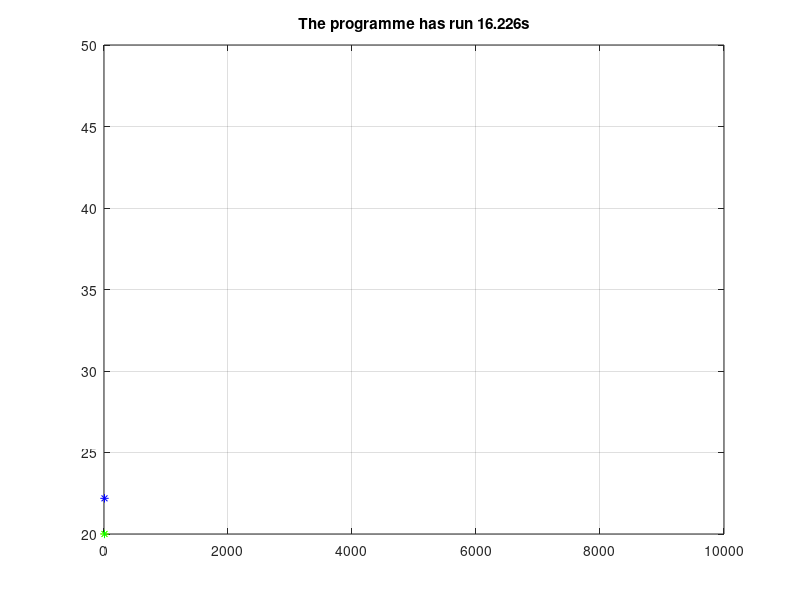

Here is the MATLAB script that generated this plot: (Note: this script raises an error after producing the figure.)
clear all; close all;

L = [0,500,0,1000,0,1000];       % um
T = 10000;                      % us
Mx = 25;
My = 50;
Mz = 50;
N = 25000;
P = 0.332;                   % K/us avec R=20ohm, I=20mA
D1 = 84.18;                  % Coefficient de diffusion um*um/us     Aluminium
D2 = 43;                     % Junction PN GaN
D3 = 161.8;%0.163;                  % Glu
ox = (L(2)-L(1))/Mx;         %longueur de chaque terme = 20um
x = L(1)+0:Mx*ox;
oy = (L(4)-L(3))/My;
y = L(3)+0:My*oy;
oz = (L(6)-L(5))/Mz;
z = L(5)+0:Mz*oz;
ot = T/N;                   % pas de temps us
t = 0:N*ot;
Ncount = 0;
fram = 0;
%flag=cell(My,Mz,Mx);
f=zeros(My,Mz,Mx);

tc=cputime;
G=zeros(floor(N/20),3);


% Initailisation
u=20*ones(My,Mz,Mx);
u_old=zeros(My,Mz,Mx);


rx1 = D1*ot/(ox*ox);
ry1 = D1*ot/(oy*oy);
rz1 = D1*ot/(oz*oz);

rx2 = D2*ot/(ox*ox);
ry2 = D2*ot/(oy*oy);
rz2 = D2*ot/(oz*oz);

rx3 = D3*ot/(ox*ox);
ry3 = D3*ot/(oy*oy);
rz3 = D3*ot/(oz*oz);


for i=1:My
    h=1:Mz;
    f(i,h,1)=1;%flag{i,h,1}={'D'};%,20};                       % 1------Dirichlet
end


for i=20:30
    j=16:Mx-1;
    f(i,19,j)=2.1;%flag{i,19,j}={'NJpn1'};%,u(i,20,j)};           % 2-------Neumman pour la Jonction PN
    f(i,31,j)=2.2;%flag{i,31,j}={'NJpn2'};%,u(i,30,j)};
end
   
for h=20:30
    j=16:Mx-1;
    f(19,h,j)=2.3;%flag{19,h,j}={'NJpn3'};%,u(20,h,j)};
    f(31,h,j)=2.4;%flag{31,h,j}={'NJpn4'};%,u(30,h,j)};
end
   
for i=18:32
    j=6:15;
    f(i,17,j)=3.1;%flag{i,17,j}={'NG1'};%,u(i,18,j)};              % 3--------Neumman pour la colle
    f(i,33,j)=3.2;%flag{i,33,j}={'NG2'};%,u(i,32,j)};
end
   
for h=18:32
    j=6:15;
    f(17,h,j)=3.3;%flag{17,h,j}={'NG3'};%,u(18,h,j)};
    f(33,h,j)=3.4;%flag{33,h,j}={'NG4'};%,u(32,h,j)};
end

for i=1:My
    h=1:Mz;
    f(i,h,15)=4;%flag{i,h,15}={'NGJ'};%,u(i,h,14)};             % 4---------Neumman pour JPN-colle
    f(i,h,5)=5;%flag{i,h,5}={'NLfG'};%,u(i,h,4)};               % 5---------Neumman pour colle-Lf
    f(i,h,Mx)=6.1;%flag{i,h,Mx}={'NLf1'};%,u(i,h,Mx-1)};            % 6---------Neumman pour le Lf
end

for h=1:Mz
    j=2:Mx;
    f(1,h,j)=6.2;%flag{1,h,j}={'NLf2'};%,u(2,h,j)};
    f(My,h,j)=6.3;%flag{My,h,j}={'NLf3'};%,u(My-1,h,j)};
end

for i=1:My
    j=2:Mx;
    f(i,1,j)=6.4;%flag{i,1,j}={'NLf4'};%,u(i,2,j)};
    f(i,Mz,j)=6.5;%flag{i,Mz,j}={'NLf5'};%,u(i,Mz-1,j)};
end

for i=2:My-1
    h=2:Mz-1;
    j=2:5;                                             % 7-------------Lf
      f(i,h,j)=7;%flag{i,h,j}={'Lf'};%,u(i,h,j)+ry1*(u(i+1,h,j)+u(i-1,h,j)-2*u(i,h,j))+rx1*(u(i,h,j+1)+u(i,h,j-1)-2*u(i,h,j))+rz1*(u(i,h+1,j)+u(i,h-1,j)-2*u(i,h,j))};
end



for i=18:32
    h=18:32;
    j=6:15;                                           % 8-------------Colle
       f(i,h,j)=8;%flag{i,h,j}={'G'};%,u(i,h,j)+ry3*(u(i+1,h,j)+u(i-1,h,j)-2*u(i,h,j))+rx3*(u(i,h,j+1)+u(i,h,j-1)-2*u(i,h,j))+rz3*(u(i,h+1,j)+u(i,h-1,j)-2*u(i,h,j))};
end




for i=20:My/2-2         
    h=20:30;
    j=16:Mx-1;                                         % 9-------------Juction PN
       f(i,h,j)=9;%flag{i,h,j}={'JPN'};%,u(i,h,j)+ry2*(u(i+1,h,j)+u(i-1,h,j)-2*u(i,h,j))+rx2*(u(i,h,j+1)+u(i,h,j-1)-2*u(i,h,j))+rz2*(u(i,h+1,j)+u(i,h-1,j)-2*u(i,h,j))};
end

for i=My/2-1:My/2+1
    h=20:Mz/2-2;
    j=16:Mx-1;
       f(i,h,j)=9;%flag{i,h,j}={'JPN'};%,u(i,h,j)+ry2*(u(i+1,h,j)+u(i-1,h,j)-2*u(i,h,j))+rx2*(u(i,h,j+1)+u(i,h,j-1)-2*u(i,h,j))+rz2*(u(i,h+1,j)+u(i,h-1,j)-2*u(i,h,j))};
end


for i=My/2-1:My/2+1
    h=Mz/2-1:Mz/2+1;
    j=16:Mx-1;                                         % 10------------Junction PN + courent
       f(i,h,j)=10;%flag{i,h,j}={'JPN+c'};%,u(i,h,j)+ry2*(u(i+1,h,j)+u(i-1,h,j)-2*u(i,h,j))+rx2*(u(i,h,j+1)+u(i,h,j-1)-2*u(i,h,j))+rz2*(u(i,h+1,j)+u(i,h-1,j)-2*u(i,h,j))+P.*ot.*c};
end



 for i=My/2-1:My/2+1
     h=Mz/2+2:30;
     j=16:Mx-1;
        f(i,h,j)=9;%flag{i,h,j}={'JPN'};%,u(i,h,j)+ry2*(u(i+1,h,j)+u(i-1,h,j)-2*u(i,h,j))+rx2*(u(i,h,j+1)+u(i,h,j-1)-2*u(i,h,j))+rz2*(u(i,h+1,j)+u(i,h-1,j)-2*u(i,h,j))};
 end
 
 for i=My/2+2:30
     h=20:30;
     j=16:Mx-1;
        f(i,h,j)=9;%flag{i,h,j}={'JPN'};%,u(i,h,j)+ry2*(u(i+1,h,j)+u(i-1,h,j)-2*u(i,h,j))+rx2*(u(i,h,j+1)+u(i,h,j-1)-2*u(i,h,j))+rz2*(u(i,h+1,j)+u(i,h-1,j)-2*u(i,h,j))};
 end
 
 
% for j=16:Mx
%         h=1:30;
%         i=1:19;
%         flag(i,h,j)=('None',NaN);
% end
% for j=16:Mx
%         h=31:Mz;
%         i=1:30;
%         flag(i,h,j)=('None',NaN);
% end
% for j=16:Mx
%         h=20:Mz;
%         i=31:My;
%         flag(i,h,j)=('None',NaN);
% end
% for j=16:Mx
%         h=1:19;
%         i=20:My;
%         flag(i,h,j)=('None',NaN);
% end
%     
% for j=6:15
%         h=1:32;
%         i=1:17;
%         flag(i,h,j)=('None',NaN);
% end
% for j=6:15
%         h=33:Mz;
%         i=1:32;
%         flag(i,h,j)=('None',NaN);
% end
% for j=6:15
%         h=18:Mz;
%         i=33:My;
%         flag(i,h,j)=('None',NaN);
% end
% for j=6:15
%         h=1:17;
%         i=18:My;
%         flag(i,h,j)=('None',NaN);
% end

% Application de l'algo
for k=1:N    %Temps
    tic
    u_old=u;
    t=k*ot;
    
   for i=20:30
       j=16:Mx-1;
       u(i,19,j)=u(i,20,j);
       u(i,31,j)=u(i,30,j);
   end
   
   for h=20:30
       j=16:Mx-1;
       u(19,h,j)=u(20,h,j);
       u(31,h,j)=u(30,h,j);
   end
   
   for i=18:32
       j=6:15;
       u(i,17,j)=u(i,18,j);
       u(i,33,j)=u(i,32,j);
   end
   
   for h=18:32
       j=6:15;
       u(17,h,j)=u(18,h,j);
       u(33,h,j)=u(32,h,j);
   end
    
   u(:,:,15)=u(:,:,14);
   u(:,:,5)=u(:,:,4);
   u(:,:,Mx)=u(:,:,Mx-1);
   u(1,:,:)=u(2,:,:);
   u(My,:,:)=u(My-1,:,:);
   u(:,1,:)=u(:,2,:);
   u(:,Mz,:)=u(:,Mz-1,:);
   
   u(:,:,1)=20;
   
    c=(square(2.*pi./1000.*t)+1)/2;
    for j=2:Mx-1
        for h=2:Mz-1;
           for i=2:My-1;
%                 if f(i,h,j)==1%strcmp(flag{i,h,j},'D')%flag{i,h,j}==1%
%                      u(i,h,j)=20;  
%                 elseif f(i,h,j)==2.1%strcmp(flag{i,h,j},'NJpn1')%flag{i,h,j}==2.1%
%                      u(i,h,j)=u(i,20,j);
%                 elseif f(i,h,j)==2.2%strcmp(flag{i,h,j},'NJpn2')%flag{i,h,j}==2.2%
%                      u(i,h,j)=u(i,30,j);
%                 elseif f(i,h,j)==2.3%strcmp(flag{i,h,j},'NJpn3')%flag{i,h,j}==2.3%
%                      u(i,h,j)=u(20,h,j);
%                 elseif f(i,h,j)==2.4%strcmp(flag{i,h,j},'NJpn4')% flag{i,h,j}==2.4%
%                      u(i,h,j)=u(30,h,j);
%                 elseif f(i,h,j)==3.1%strcmp(flag{i,h,j},'NG1')%flag{i,h,j}==3.1%
%                      u(i,h,j)=u(i,18,j);
%                 elseif f(i,h,j)==3.2%strcmp(flag{i,h,j},'NG2')%flag{i,h,j}==3.2%
%                      u(i,h,j)=u(i,32,j);
%                 elseif f(i,h,j)==3.3%strcmp(flag{i,h,j},'NG3')%flag{i,h,j}==3.3%
%                      u(i,h,j)=u(18,h,j);
%                 elseif f(i,h,j)==3.4%strcmp(flag{i,h,j},'NG4')%flag{i,h,j}==3.4%
%                      u(i,h,j)=u(32,h,j);
%                 elseif f(i,h,j)==4%strcmp(flag{i,h,j},'NGJ')%flag{i,h,j}==4%
%                      u(i,h,j)=u(i,h,14);
%                 elseif f(i,h,j)==5%strcmp(flag{i,h,j},'NLfG')%flag{i,h,j}==5%
%                      u(i,h,j)=u(i,h,4);
%                 elseif f(i,h,j)==6.1%strcmp(flag{i,h,j},'NLf1')%flag{i,h,j}==6.1%
%                      u(i,h,j)=u(i,h,Mx-1);
%                 elseif f(i,h,j)==6.2%strcmp(flag{i,h,j},'NLf2')%flag{i,h,j}==6.2%
%                      u(i,h,j)=u(2,h,j);
%                 elseif f(i,h,j)==6.3%strcmp(flag{i,h,j},'NLf3')%flag{i,h,j}==6.3%
%                      u(i,h,j)=u(My-1,h,j);
%                 elseif f(i,h,j)==6.4%strcmp(flag{i,h,j},'NLf4')%flag{i,h,j}==6.4%
%                      u(i,h,j)=u(i,2,j);
%                 elseif f(i,h,j)==6.5%strcmp(flag{i,h,j},'NLf5')%flag{i,h,j}==6.5%
%                      u(i,h,j)=u(i,Mz-1,j);
                if f(i,h,j)==7%strcmp(flag{i,h,j},'Lf')%flag{i,h,j}==7%
                    u(i,h,j)=u_old(i,h,j)+ry1*(u_old(i+1,h,j)+u_old(i-1,h,j)-2*u_old(i,h,j))+rx1*(u_old(i,h,j+1)+u_old(i,h,j-1)-2*u_old(i,h,j))+rz1*(u_old(i,h+1,j)+u_old(i,h-1,j)-2*u_old(i,h,j));
                elseif f(i,h,j)==8%strcmp(flag(i,h,j),'G')%flag{i,h,j}==8%
                    u(i,h,j)=u_old(i,h,j)+ry3*(u_old(i+1,h,j)+u_old(i-1,h,j)-2*u_old(i,h,j))+rx3*(u_old(i,h,j+1)+u_old(i,h,j-1)-2*u_old(i,h,j))+rz3*(u_old(i,h+1,j)+u_old(i,h-1,j)-2*u_old(i,h,j));
                elseif f(i,h,j)==9%strcmp(flag{i,h,j},'JPN')%flag{i,h,j}==9%
                    u(i,h,j)=u_old(i,h,j)+ry2*(u_old(i+1,h,j)+u_old(i-1,h,j)-2*u_old(i,h,j))+rx2*(u_old(i,h,j+1)+u_old(i,h,j-1)-2*u_old(i,h,j))+rz2*(u_old(i,h+1,j)+u_old(i,h-1,j)-2*u_old(i,h,j));
                elseif f(i,h,j)==10%strcmp(flag{i,h,j},'JPN+c')%flag{i,h,j}==10%
                    u(i,h,j)=u_old(i,h,j)+ry2*(u_old(i+1,h,j)+u_old(i-1,h,j)-2*u_old(i,h,j))+rx2*(u_old(i,h,j+1)+u_old(i,h,j-1)-2*u_old(i,h,j))+rz2*(u_old(i,h+1,j)+u_old(i,h-1,j)-2*u_old(i,h,j))+P.*ot.*c;
                end
           end
        end
    end
    Ncount=Ncount+1;
    
   if mod(Ncount,20)==0          % Affichage tous les 20 cycles
       %Preparation de l'affichage
%    s=zeros(size(u,1),size(u,2),size(u,3));
%    s(:,:,:)=u(:,:,:); 
%     for j=16:Mx
%         h=1:30;
%         i=1:19;
%         s(i,h,j)=NaN;
%     end
%     for j=16:Mx
%         h=31:Mz;
%         i=1:30;
%         s(i,h,j)=NaN;
%     end
%     for j=16:Mx
%         h=20:Mz;
%         i=31:My;
%         s(i,h,j)=NaN;
%     end
%     for j=16:Mx
%         h=1:19;
%         i=20:My;
%         s(i,h,j)=NaN;
%     end
%     
%     for j=6:15
%         h=1:32;
%         i=1:17;
%         s(i,h,j)=NaN;
%     end
%     for j=6:15
%         h=33:Mz;
%         i=1:32;
%         s(i,h,j)=NaN;
%     end
%     for j=6:15
%         h=18:Mz;
%         i=33:My;
%         s(i,h,j)=NaN;
%     end
%     for j=6:15
%         h=1:17;
%         i=18:My;
%         s(i,h,j)=NaN;
%     end
    
       fram=fram+1;
%       [x,y,z]=surfgrid(1:Mx+1,1:My+1,1:Mz+1);
       uyz=reshape(u(:,:,10),My,Mz);
       uzx=reshape(u(25,:,:),Mz,Mx);
       uyx=reshape(u(:,25,:),My,Mx);
       t=Ncount*ot;
       
       G(fram,1)=u(25,25,5);
       G(fram,2)=u(25,25,10);
       G(fram,3)=u(25,25,20);
       
%        figure(1)
%        subplot(2,2,1);
%        surf(uyx);
%        axis([0 Mx+1 0 My+1])
%        caxis([20,40]);
%        colorbar('location','eastoutside');
%        title(['This is figure for t= ' num2str(t) 'us']);
%        xlabel('x');
%        ylabel('y');
%        zlabel('u');
%        
%        figure(1)
%        subplot(2,2,2);
%        surf(uyz);
%        axis([0 Mz+1 0 My+1])
%        caxis([20,40]);
%        colorbar('location','eastoutside');
%        title(['The programme has run ' num2str(cputime-tc) 's']);
%        xlabel('z');
%        ylabel('y');
%        zlabel('u');
%        
%        figure(1)
%        subplot(2,2,3);
%        surf(uzx);
%        axis([0 Mx+1 0 Mz+1])
%        caxis([20,40]);
%        colorbar('location','eastoutside');
% %       title(['This is figure for t=' num2str(t)]);
%        xlabel('x');
%        ylabel('z');
%        zlabel('u');
       
      
       
       figure(1)
       %subplot(2,2,4);
       plot(t,u(25,25,5),'-*y');
       hold on;
       %subplot(2,2,4);
       plot(t,u(25,25,10),'-*g');
       hold on;
       %subplot(2,2,4);
       plot(t,u(25,25,20),'-*b');
       hold on;
       axis([0 1e4 20 50])
       grid on;
       title(['The programme has run ' num2str(cputime-tc) 's']);
       legend('(25,25,5)','(25,25,10)','(25,25,20)',-1);
       
%         title(['(25,25,25)']);
%        
%        
%        figure(2)
%        subplot(2,2,3);
%        plot(t,s(25,25,35),'-o');
%        hold on;
%        axis([0 1e4 20 70])
%        title(['(25,25,35)']);
       
       F=getframe;
   end
    toc    
end


    
movie(F,fram,10)
    